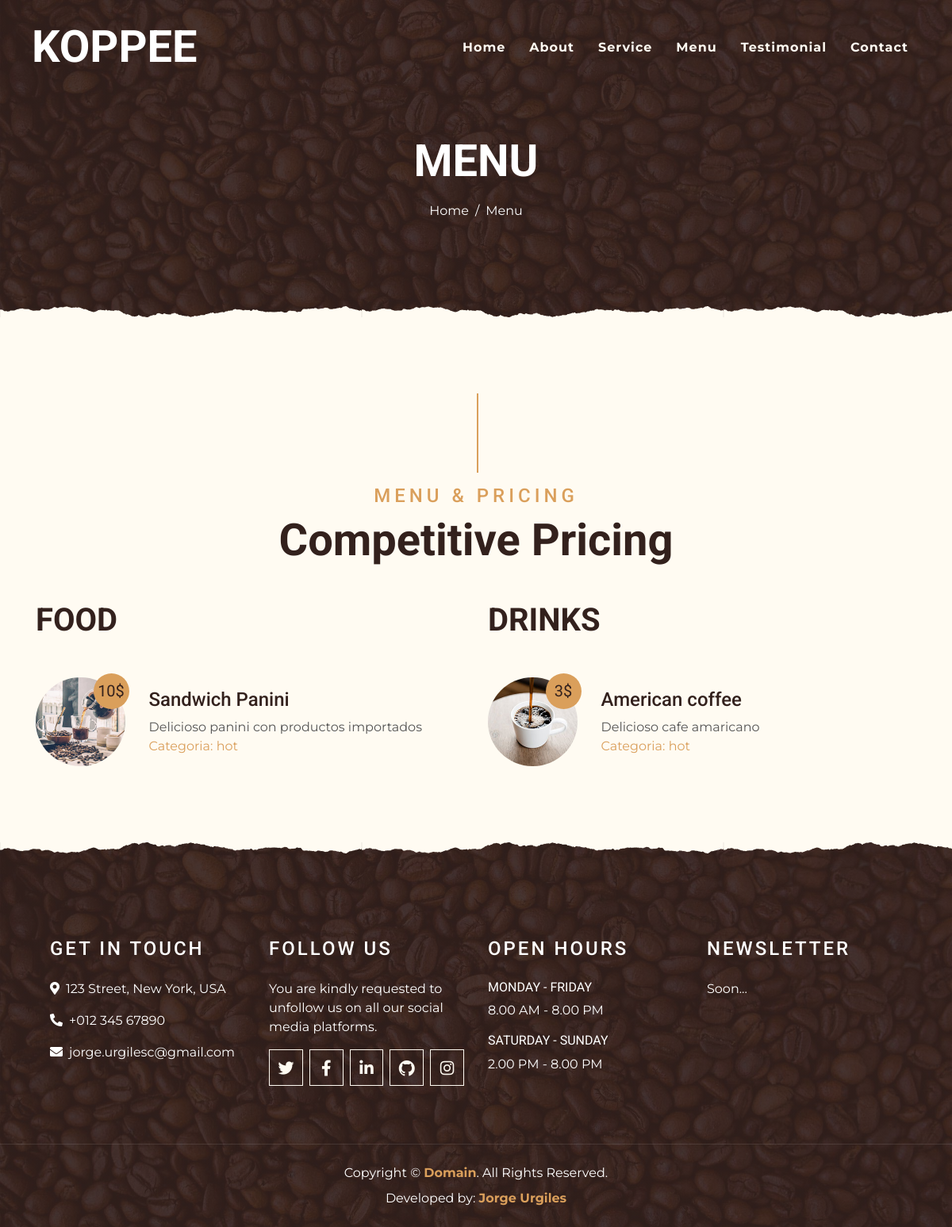
/menu/category/2/, run on an earlier commit of the app's database.
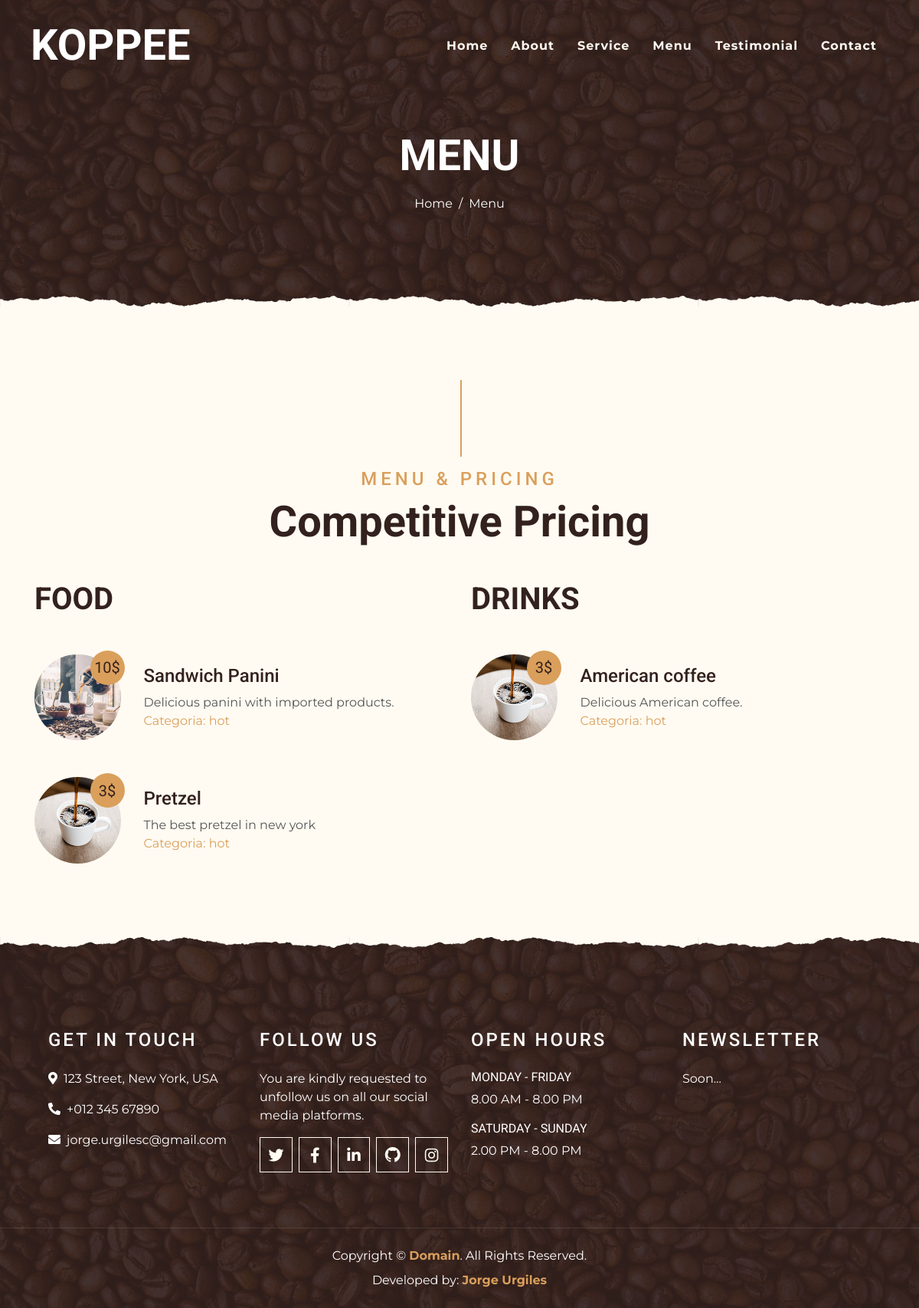
And on a later commit of the database.
### menu/models.py (models this page shows, shortened)
class Menu(models.Model):
    TYPE_FOOD=[
      ('food', 'Food'),     # El primer valor ('foos') es el valor almacenado en la base de datos,
        ('drinks', 'Drinks'),]
    price=models.CharField(max_length=6,verbose_name="Precio")
    name=models.CharField(max_length=50, verbose_name="Nombre")
    description=models.CharField(max_length=200,verbose_name="Descripcion")
    image=models.ImageField(verbose_name="Image",upload_to="menu")
    type=models.CharField(max_length=6,choices=TYPE_FOOD,default='food')
    categories=models.ManyToManyField(Category, verbose_name=("Categorias"))
    created=models.DateTimeField(auto_now_add=True, verbose_name="Fecha de creacion")
    updated=models.DateTimeField(auto_now=True, verbose_name="Fecha de modificacion")
    class Meta:
        verbose_name="Entrada"
        verbose_name_plural="Entradas"
        ordering=["created"]

class Category(models.Model):
    name= models.CharField(max_length=50, verbose_name="Nombre")
    created=models.DateTimeField(auto_now_add=True, verbose_name="Fecha de creacion")
    updated=models.DateTimeField(auto_now=True, verbose_name="Fecha de modificacion")
    class Meta:
        verbose_name="Categoria"
        verbose_name_plural="Categorias"
        ordering=["name"]

### menu/views.py (the view)
# urls.py: path('category/<int:categoryId>/',views.category,name="category")
def category(request,categoryId):
    category=get_object_or_404(Category,id=categoryId)
    menus=Menu.objects.filter(categories=category)
    return render(request,"menu/category.html",{'listMenus':menus})

### menu/templates/menu/category.html (shortened to what this page needs)
{% extends 'core/base.html' %}
{% block content %}
{% load static %}
    <div class="container-fluid page-header mb-5 position-relative overlay-bottom">
        <div class="d-flex flex-column align-items-center justify-content-center pt-0 pt-lg-5" style="min-height: 400px">
            <h1 class="display-4 mb-3 mt-0 mt-lg-5 text-white text-uppercase">Menu</h1>
            <div class="d-inline-flex mb-lg-5">
                <p class="m-0 text-white"><a class="text-white" href="">Home</a></p>
                <p class="m-0 text-white px-2">/</p>
                <p class="m-0 text-white">Menu</p>
            </div>
        </div>
    </div>
    <div class="container-fluid pt-5">
        <div class="container">
            <div class="section-title">
                <h4 class="text-primary text-uppercase" style="letter-spacing: 5px;">Menu & Pricing</h4>
                <h1 class="display-4">Competitive Pricing</h1>
            </div>
            <div class="row">
                <div class="col-lg-6">
                    <h1 class="mb-5">FOOD</h1>
                    {% for menu in listMenus %}
                    {% if menu.type == 'food' %}
                    <div class="row align-items-center mb-5">
                            <div class="col-4 col-sm-3">
                                <img class="w-100 rounded-circle mb-3 mb-sm-0" src="{{menu.image.url}}" alt="">
                                <h5 class="menu-price">{{menu.price}}$</h5>
                            </div>
                            <div class="col-8 col-sm-9">
                                <h4>{{menu.name}}</h4>
                                <p class="m-0">{{menu.description}}</p>
                                {% for category in menu.categories.all %}
                                <a href="{% url 'category' category.id %}" class="link"> Categoria: {{category.name}}</a>
                               {% endfor %}
                            </div>
                    </div>
                    {% endif %}
                    {% endfor %}
                </div>
                <div class="col-lg-6">
                    <h1 class="mb-5">DRINKS</h1>
                    {% for menu in listMenus %}
                    {% if menu.type == 'drinks' %}
                        <div class="row align-items-center mb-5">
                            <div class="col-4 col-sm-3">
                                <img class="w-100 rounded-circle mb-3 mb-sm-0" src="{%static 'core/img/menu-1.jpg'%}" alt="">
                                <h5 class="menu-price">{{menu.price}}$</h5>
                            </div>
                            <div class="col-8 col-sm-9">
                                <h4>{{menu.name}}</h4>
                                <p class="m-0">{{menu.description}}</p>
                                {% for category in menu.categories.all %}
                                <a href="{% url 'category' category.id %}" class="link"> Categoria: {{category.name}}</a>
                               {% endfor %}
                            </div>
                         </div>
                    {% endif %}
                    {% endfor %}
                </div>
            </div>
        </div>
    </div>
{% endblock  %}

What changed in the data, as far as the page shows it:
changed Menu "Sandwich Panini": description "Delicioso panini con productos importados" → "Delicious panini with imported products."
added Menu: image (picture), price "3", name "Pretzel", description "The best pretzel in new york", Category (name "hot"), shown under "FOOD"
changed Menu "American coffee": description "Delicioso cafe amaricano" → "Delicious American coffee."
